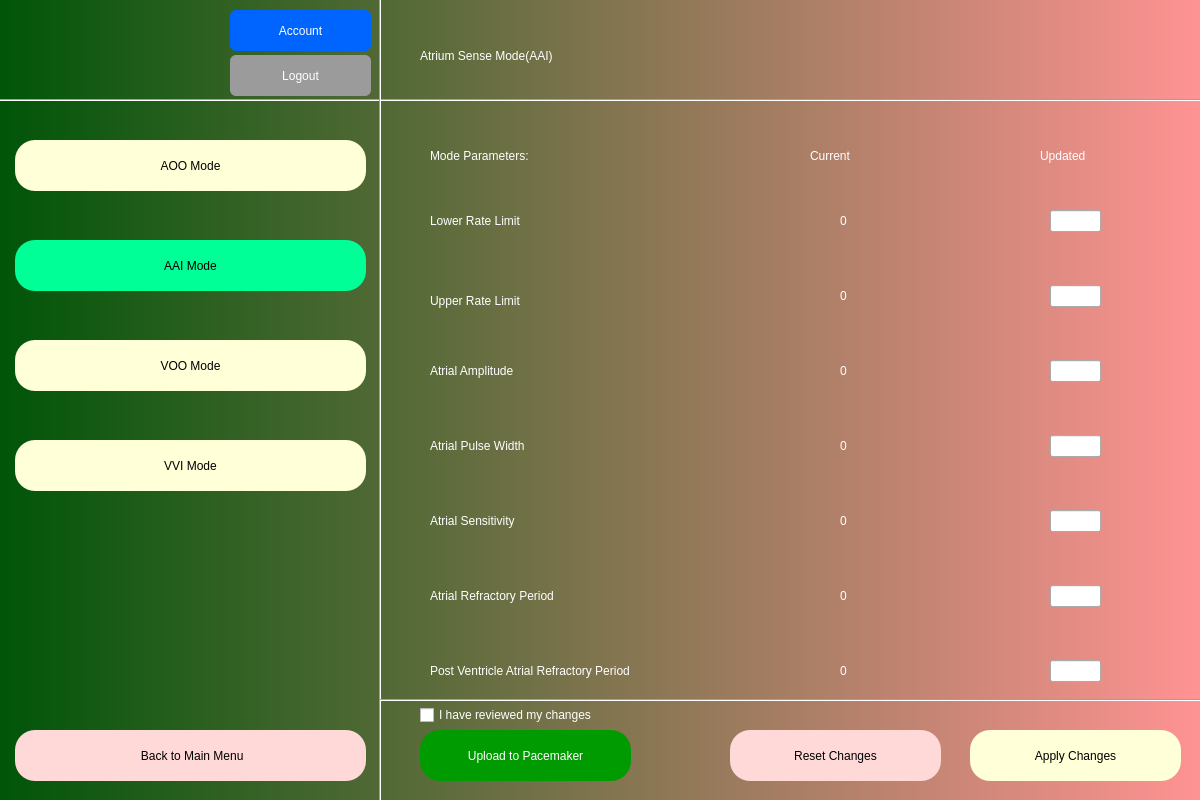
<?xml version="1.0" encoding="UTF-8"?>
<ui version="4.0">
 <class>Dialog</class>
 <widget class="QDialog" name="Dialog">
  <property name="geometry">
   <rect>
    <x>0</x>
    <y>0</y>
    <width>1200</width>
    <height>800</height>
   </rect>
  </property>
  <property name="windowTitle">
   <string>Dialog</string>
  </property>
  <widget class="QWidget" name="bgwidget" native="true">
   <property name="geometry">
    <rect>
     <x>0</x>
     <y>0</y>
     <width>1200</width>
     <height>800</height>
    </rect>
   </property>
   <property name="styleSheet">
    <string notr="true">QWidget#bgwidget{
background-color:qlineargradient(spread:pad, x1:0, y1:0.5, x2:1, y2:0.5, stop:0 rgba(0, 85, 9, 255), stop:1 rgba(255, 147, 147, 255));}</string>
   </property>
   <widget class="QLabel" name="label">
    <property name="geometry">
     <rect>
      <x>420</x>
      <y>0</y>
      <width>481</width>
      <height>111</height>
     </rect>
    </property>
    <property name="styleSheet">
     <string notr="true">font: 24pt &quot;Arial&quot;; color:rgb(255, 255, 255)
</string>
    </property>
    <property name="text">
     <string>Atrium Sense Mode(AAI)</string>
    </property>
   </widget>
   <widget class="QLabel" name="label_2">
    <property name="geometry">
     <rect>
      <x>430</x>
      <y>100</y>
      <width>451</width>
      <height>111</height>
     </rect>
    </property>
    <property name="styleSheet">
     <string notr="true">font: 18pt &quot;Arial&quot;; color:rgb(255, 255, 255)
</string>
    </property>
    <property name="text">
     <string>Mode Parameters:</string>
    </property>
   </widget>
   <widget class="QLabel" name="connected">
    <property name="geometry">
     <rect>
      <x>950</x>
      <y>30</y>
      <width>241</width>
      <height>51</height>
     </rect>
    </property>
    <property name="styleSheet">
     <string notr="true">font: 14pt &quot;Arial&quot;; color:rgb(0, 255, 0)
</string>
    </property>
    <property name="text">
     <string/>
    </property>
   </widget>
   <widget class="QLabel" name="disconnected">
    <property name="geometry">
     <rect>
      <x>950</x>
      <y>30</y>
      <width>241</width>
      <height>51</height>
     </rect>
    </property>
    <property name="styleSheet">
     <string notr="true">font: 14pt &quot;Arial&quot;; color:rgb(255, 0, 0)
</string>
    </property>
    <property name="text">
     <string/>
    </property>
   </widget>
   <widget class="QLabel" name="pacemaker_number">
    <property name="geometry">
     <rect>
      <x>10</x>
      <y>40</y>
      <width>241</width>
      <height>51</height>
     </rect>
    </property>
    <property name="styleSheet">
     <string notr="true">font: 10pt &quot;Arial&quot;; color:rgb(255,255,255)
</string>
    </property>
    <property name="text">
     <string/>
    </property>
   </widget>
   <widget class="QLabel" name="lol">
    <property name="geometry">
     <rect>
      <x>430</x>
      <y>200</y>
      <width>161</width>
      <height>41</height>
     </rect>
    </property>
    <property name="styleSheet">
     <string notr="true">font: 12pt &quot;Arial&quot;; color:rgb(255, 255, 255)
</string>
    </property>
    <property name="text">
     <string>Lower Rate Limit</string>
    </property>
   </widget>
   <widget class="QLabel" name="label_7">
    <property name="geometry">
     <rect>
      <x>430</x>
      <y>275</y>
      <width>151</width>
      <height>51</height>
     </rect>
    </property>
    <property name="styleSheet">
     <string notr="true">font: 12pt &quot;Arial&quot;; color:rgb(255, 255, 255)
</string>
    </property>
    <property name="text">
     <string>Upper Rate Limit</string>
    </property>
   </widget>
   <widget class="QLabel" name="label_8">
    <property name="geometry">
     <rect>
      <x>430</x>
      <y>350</y>
      <width>141</width>
      <height>41</height>
     </rect>
    </property>
    <property name="styleSheet">
     <string notr="true">font: 12pt &quot;Arial&quot;; color:rgb(255, 255, 255)
</string>
    </property>
    <property name="text">
     <string>Atrial Amplitude</string>
    </property>
   </widget>
   <widget class="QLabel" name="label_9">
    <property name="geometry">
     <rect>
      <x>430</x>
      <y>425</y>
      <width>161</width>
      <height>41</height>
     </rect>
    </property>
    <property name="styleSheet">
     <string notr="true">font: 12pt &quot;Arial&quot;; color:rgb(255, 255, 255)
</string>
    </property>
    <property name="text">
     <string>Atrial Pulse Width</string>
    </property>
   </widget>
   <widget class="QLabel" name="label_10">
    <property name="geometry">
     <rect>
      <x>430</x>
      <y>575</y>
      <width>211</width>
      <height>41</height>
     </rect>
    </property>
    <property name="styleSheet">
     <string notr="true">font: 12pt &quot;Arial&quot;; color:rgb(255, 255, 255)
</string>
    </property>
    <property name="text">
     <string>Atrial Refractory Period</string>
    </property>
   </widget>
   <widget class="QLabel" name="label_11">
    <property name="geometry">
     <rect>
      <x>430</x>
      <y>500</y>
      <width>151</width>
      <height>41</height>
     </rect>
    </property>
    <property name="styleSheet">
     <string notr="true">font: 12pt &quot;Arial&quot;; color:rgb(255, 255, 255)
</string>
    </property>
    <property name="text">
     <string>Atrial Sensitivity</string>
    </property>
   </widget>
   <widget class="QLabel" name="label_12">
    <property name="geometry">
     <rect>
      <x>430</x>
      <y>640</y>
      <width>341</width>
      <height>61</height>
     </rect>
    </property>
    <property name="styleSheet">
     <string notr="true">font: 12pt &quot;Arial&quot;; color:rgb(255, 255, 255)
</string>
    </property>
    <property name="text">
     <string>Post Ventricle Atrial Refractory Period</string>
    </property>
   </widget>
   <widget class="QLabel" name="label_13">
    <property name="geometry">
     <rect>
      <x>810</x>
      <y>100</y>
      <width>451</width>
      <height>111</height>
     </rect>
    </property>
    <property name="styleSheet">
     <string notr="true">font: 14pt &quot;Arial&quot;; color:rgb(255, 255, 255)
</string>
    </property>
    <property name="text">
     <string>Current</string>
    </property>
   </widget>
   <widget class="QLabel" name="label_14">
    <property name="geometry">
     <rect>
      <x>1040</x>
      <y>100</y>
      <width>451</width>
      <height>111</height>
     </rect>
    </property>
    <property name="styleSheet">
     <string notr="true">font: 14pt &quot;Arial&quot;; color:rgb(255, 255, 255)
</string>
    </property>
    <property name="text">
     <string>Updated</string>
    </property>
   </widget>
   <widget class="Line" name="line">
    <property name="geometry">
     <rect>
      <x>-13</x>
      <y>90</y>
      <width>1321</width>
      <height>20</height>
     </rect>
    </property>
    <property name="orientation">
     <enum>Qt::Horizontal</enum>
    </property>
   </widget>
   <widget class="Line" name="line_2">
    <property name="geometry">
     <rect>
      <x>370</x>
      <y>-10</y>
      <width>21</width>
      <height>861</height>
     </rect>
    </property>
    <property name="orientation">
     <enum>Qt::Vertical</enum>
    </property>
   </widget>
   <widget class="QPushButton" name="ApplyChanges">
    <property name="geometry">
     <rect>
      <x>970</x>
      <y>730</y>
      <width>211</width>
      <height>51</height>
     </rect>
    </property>
    <property name="styleSheet">
     <string notr="true">border-radius: 20px;
color: rgb(0,0,0);
background-color: rgb(255, 255, 216);
font: 12pt &quot;Arial&quot;;</string>
    </property>
    <property name="text">
     <string>Apply Changes</string>
    </property>
   </widget>
   <widget class="QPushButton" name="ResetChanges">
    <property name="geometry">
     <rect>
      <x>730</x>
      <y>730</y>
      <width>211</width>
      <height>51</height>
     </rect>
    </property>
    <property name="styleSheet">
     <string notr="true">border-radius: 20px;
color: rgb(0,0,0);
background-color: rgb(255, 216, 216);
font: 12pt &quot;Arial&quot;;</string>
    </property>
    <property name="text">
     <string>Reset Changes</string>
    </property>
   </widget>
   <widget class="QCheckBox" name="checkBox">
    <property name="geometry">
     <rect>
      <x>420</x>
      <y>705</y>
      <width>201</width>
      <height>20</height>
     </rect>
    </property>
    <property name="styleSheet">
     <string notr="true">color: rgb(255,255,255)</string>
    </property>
    <property name="text">
     <string>I have reviewed my changes </string>
    </property>
   </widget>
   <widget class="QPushButton" name="aai">
    <property name="geometry">
     <rect>
      <x>15</x>
      <y>240</y>
      <width>351</width>
      <height>51</height>
     </rect>
    </property>
    <property name="styleSheet">
     <string notr="true">border-radius: 20px;
color: rgb(0,0,0);
background-color: rgb(0, 255, 150);
font: 12pt &quot;Arial&quot;;</string>
    </property>
    <property name="text">
     <string>AAI Mode</string>
    </property>
   </widget>
   <widget class="QLabel" name="LRL_Current">
    <property name="geometry">
     <rect>
      <x>840</x>
      <y>210</y>
      <width>71</width>
      <height>21</height>
     </rect>
    </property>
    <property name="styleSheet">
     <string notr="true">color: rgb(255,255,255);
font: 12pt &quot;MS Shell Dlg 2&quot;;</string>
    </property>
    <property name="text">
     <string>0</string>
    </property>
   </widget>
   <widget class="QLabel" name="URL_Current">
    <property name="geometry">
     <rect>
      <x>840</x>
      <y>285</y>
      <width>71</width>
      <height>21</height>
     </rect>
    </property>
    <property name="styleSheet">
     <string notr="true">color: rgb(255,255,255);
font: 12pt &quot;MS Shell Dlg 2&quot;;</string>
    </property>
    <property name="text">
     <string>0</string>
    </property>
   </widget>
   <widget class="QLabel" name="AA_Current">
    <property name="geometry">
     <rect>
      <x>840</x>
      <y>360</y>
      <width>71</width>
      <height>21</height>
     </rect>
    </property>
    <property name="styleSheet">
     <string notr="true">color: rgb(255,255,255);
font: 12pt &quot;MS Shell Dlg 2&quot;;</string>
    </property>
    <property name="text">
     <string>0</string>
    </property>
   </widget>
   <widget class="QLabel" name="APW_Current">
    <property name="geometry">
     <rect>
      <x>840</x>
      <y>435</y>
      <width>71</width>
      <height>21</height>
     </rect>
    </property>
    <property name="styleSheet">
     <string notr="true">color: rgb(255,255,255);
font: 12pt &quot;MS Shell Dlg 2&quot;;</string>
    </property>
    <property name="text">
     <string>0</string>
    </property>
   </widget>
   <widget class="QLabel" name="AS_Current">
    <property name="geometry">
     <rect>
      <x>840</x>
      <y>510</y>
      <width>71</width>
      <height>21</height>
     </rect>
    </property>
    <property name="styleSheet">
     <string notr="true">color: rgb(255,255,255);
font: 12pt &quot;MS Shell Dlg 2&quot;;</string>
    </property>
    <property name="text">
     <string>0</string>
    </property>
   </widget>
   <widget class="QLabel" name="ARP_Current">
    <property name="geometry">
     <rect>
      <x>840</x>
      <y>585</y>
      <width>71</width>
      <height>21</height>
     </rect>
    </property>
    <property name="styleSheet">
     <string notr="true">color: rgb(255,255,255);
font: 12pt &quot;MS Shell Dlg 2&quot;;</string>
    </property>
    <property name="text">
     <string>0</string>
    </property>
   </widget>
   <widget class="QLabel" name="PVARP_Current">
    <property name="geometry">
     <rect>
      <x>840</x>
      <y>660</y>
      <width>71</width>
      <height>21</height>
     </rect>
    </property>
    <property name="styleSheet">
     <string notr="true">color: rgb(255,255,255);
font: 12pt &quot;MS Shell Dlg 2&quot;;</string>
    </property>
    <property name="text">
     <string>0</string>
    </property>
   </widget>
   <widget class="QPushButton" name="aoo">
    <property name="geometry">
     <rect>
      <x>15</x>
      <y>140</y>
      <width>351</width>
      <height>51</height>
     </rect>
    </property>
    <property name="styleSheet">
     <string notr="true">border-radius: 20px;
color: rgb(0,0,0);
background-color: rgb(255, 255, 216);
font: 12pt &quot;Arial&quot;;</string>
    </property>
    <property name="text">
     <string>AOO Mode</string>
    </property>
   </widget>
   <widget class="QPushButton" name="logout">
    <property name="geometry">
     <rect>
      <x>230</x>
      <y>55</y>
      <width>141</width>
      <height>41</height>
     </rect>
    </property>
    <property name="styleSheet">
     <string notr="true">border-radius: 6px;

color: rgb(255,255,255);
background-color: rgb(155, 155, 155);
font: 75 12pt &quot;Arial&quot;;</string>
    </property>
    <property name="text">
     <string>Logout</string>
    </property>
   </widget>
   <widget class="QLabel" name="user_display">
    <property name="geometry">
     <rect>
      <x>10</x>
      <y>0</y>
      <width>161</width>
      <height>41</height>
     </rect>
    </property>
    <property name="styleSheet">
     <string notr="true">font: 12pt &quot;Arial&quot;; color:rgb(255, 255, 255)
</string>
    </property>
    <property name="text">
     <string/>
    </property>
   </widget>
   <widget class="QPushButton" name="account">
    <property name="geometry">
     <rect>
      <x>230</x>
      <y>10</y>
      <width>141</width>
      <height>41</height>
     </rect>
    </property>
    <property name="styleSheet">
     <string notr="true">border-radius: 6px;

color: rgb(255,255,255);
background-color: rgb(0, 100, 255);
font: 75 12pt &quot;Arial&quot;;</string>
    </property>
    <property name="text">
     <string>Account</string>
    </property>
   </widget>
   <widget class="QPushButton" name="voo">
    <property name="geometry">
     <rect>
      <x>15</x>
      <y>340</y>
      <width>351</width>
      <height>51</height>
     </rect>
    </property>
    <property name="styleSheet">
     <string notr="true">border-radius: 20px;
color: rgb(0,0,0);
background-color: rgb(255, 255, 216);
font: 12pt &quot;Arial&quot;;</string>
    </property>
    <property name="text">
     <string>VOO Mode</string>
    </property>
   </widget>
   <widget class="QPushButton" name="vvi">
    <property name="geometry">
     <rect>
      <x>15</x>
      <y>440</y>
      <width>351</width>
      <height>51</height>
     </rect>
    </property>
    <property name="styleSheet">
     <string notr="true">border-radius: 20px;
color: rgb(0,0,0);
background-color: rgb(255, 255, 216);
font: 12pt &quot;Arial&quot;;</string>
    </property>
    <property name="text">
     <string>VVI Mode</string>
    </property>
   </widget>
   <widget class="QLineEdit" name="LRL">
    <property name="geometry">
     <rect>
      <x>1050</x>
      <y>210</y>
      <width>51</width>
      <height>22</height>
     </rect>
    </property>
   </widget>
   <widget class="QLineEdit" name="URL">
    <property name="geometry">
     <rect>
      <x>1050</x>
      <y>285</y>
      <width>51</width>
      <height>22</height>
     </rect>
    </property>
   </widget>
   <widget class="QLineEdit" name="AA">
    <property name="geometry">
     <rect>
      <x>1050</x>
      <y>360</y>
      <width>51</width>
      <height>22</height>
     </rect>
    </property>
   </widget>
   <widget class="QLineEdit" name="APW">
    <property name="geometry">
     <rect>
      <x>1050</x>
      <y>435</y>
      <width>51</width>
      <height>22</height>
     </rect>
    </property>
   </widget>
   <widget class="QLineEdit" name="AS">
    <property name="geometry">
     <rect>
      <x>1050</x>
      <y>510</y>
      <width>51</width>
      <height>22</height>
     </rect>
    </property>
   </widget>
   <widget class="QLineEdit" name="ARP">
    <property name="geometry">
     <rect>
      <x>1050</x>
      <y>585</y>
      <width>51</width>
      <height>22</height>
     </rect>
    </property>
   </widget>
   <widget class="QLineEdit" name="PVARP">
    <property name="geometry">
     <rect>
      <x>1050</x>
      <y>660</y>
      <width>51</width>
      <height>22</height>
     </rect>
    </property>
   </widget>
   <widget class="QLabel" name="INVALID">
    <property name="geometry">
     <rect>
      <x>960</x>
      <y>210</y>
      <width>81</width>
      <height>31</height>
     </rect>
    </property>
    <property name="styleSheet">
     <string notr="true">font: 8pt &quot;Arial&quot;; color:rgb(255, 0, 0)
</string>
    </property>
    <property name="text">
     <string/>
    </property>
   </widget>
   <widget class="QLabel" name="INVALID_2">
    <property name="geometry">
     <rect>
      <x>960</x>
      <y>285</y>
      <width>81</width>
      <height>31</height>
     </rect>
    </property>
    <property name="styleSheet">
     <string notr="true">font: 8pt &quot;Arial&quot;; color:rgb(255, 0, 0)
</string>
    </property>
    <property name="text">
     <string/>
    </property>
   </widget>
   <widget class="QLabel" name="INVALID_3">
    <property name="geometry">
     <rect>
      <x>960</x>
      <y>360</y>
      <width>81</width>
      <height>31</height>
     </rect>
    </property>
    <property name="styleSheet">
     <string notr="true">font: 8pt &quot;Arial&quot;; color:rgb(255, 0, 0)
</string>
    </property>
    <property name="text">
     <string/>
    </property>
   </widget>
   <widget class="QLabel" name="INVALID_4">
    <property name="geometry">
     <rect>
      <x>960</x>
      <y>435</y>
      <width>81</width>
      <height>31</height>
     </rect>
    </property>
    <property name="styleSheet">
     <string notr="true">font: 8pt &quot;Arial&quot;; color:rgb(255, 0, 0)
</string>
    </property>
    <property name="text">
     <string/>
    </property>
   </widget>
   <widget class="QLabel" name="INVALID_5">
    <property name="geometry">
     <rect>
      <x>960</x>
      <y>510</y>
      <width>81</width>
      <height>31</height>
     </rect>
    </property>
    <property name="styleSheet">
     <string notr="true">font: 8pt &quot;Arial&quot;; color:rgb(255, 0, 0)
</string>
    </property>
    <property name="text">
     <string/>
    </property>
   </widget>
   <widget class="QLabel" name="INVALID_6">
    <property name="geometry">
     <rect>
      <x>960</x>
      <y>585</y>
      <width>81</width>
      <height>31</height>
     </rect>
    </property>
    <property name="styleSheet">
     <string notr="true">font: 8pt &quot;Arial&quot;; color:rgb(255, 0, 0)
</string>
    </property>
    <property name="text">
     <string/>
    </property>
   </widget>
   <widget class="QLabel" name="INVALID_7">
    <property name="geometry">
     <rect>
      <x>960</x>
      <y>660</y>
      <width>81</width>
      <height>31</height>
     </rect>
    </property>
    <property name="styleSheet">
     <string notr="true">font: 8pt &quot;Arial&quot;; color:rgb(255, 0, 0)
</string>
    </property>
    <property name="text">
     <string/>
    </property>
   </widget>
   <widget class="Line" name="line_3">
    <property name="geometry">
     <rect>
      <x>380</x>
      <y>690</y>
      <width>981</width>
      <height>20</height>
     </rect>
    </property>
    <property name="orientation">
     <enum>Qt::Horizontal</enum>
    </property>
   </widget>
   <widget class="QPushButton" name="update_pm">
    <property name="geometry">
     <rect>
      <x>420</x>
      <y>730</y>
      <width>211</width>
      <height>51</height>
     </rect>
    </property>
    <property name="styleSheet">
     <string notr="true">border-radius: 20px;
color: rgb(255,255,255);
background-color: rgb(0, 155, 0);
font: 12pt &quot;Arial&quot;;</string>
    </property>
    <property name="text">
     <string>Upload to Pacemaker</string>
    </property>
   </widget>
   <widget class="QLabel" name="INVALID_8">
    <property name="geometry">
     <rect>
      <x>610</x>
      <y>700</y>
      <width>181</width>
      <height>31</height>
     </rect>
    </property>
    <property name="styleSheet">
     <string notr="true">font: 8pt &quot;Arial&quot;; color:rgb(255, 0, 0)
</string>
    </property>
    <property name="text">
     <string/>
    </property>
   </widget>
   <widget class="QPushButton" name="Back">
    <property name="geometry">
     <rect>
      <x>15</x>
      <y>730</y>
      <width>351</width>
      <height>51</height>
     </rect>
    </property>
    <property name="styleSheet">
     <string notr="true">border-radius: 20px;
color: rgb(0,0,0);
background-color: rgb(255, 216, 216);
font: 12pt &quot;Arial&quot;;</string>
    </property>
    <property name="text">
     <string> Back to Main Menu</string>
    </property>
   </widget>
  </widget>
 </widget>
 <resources/>
 <connections/>
</ui>
